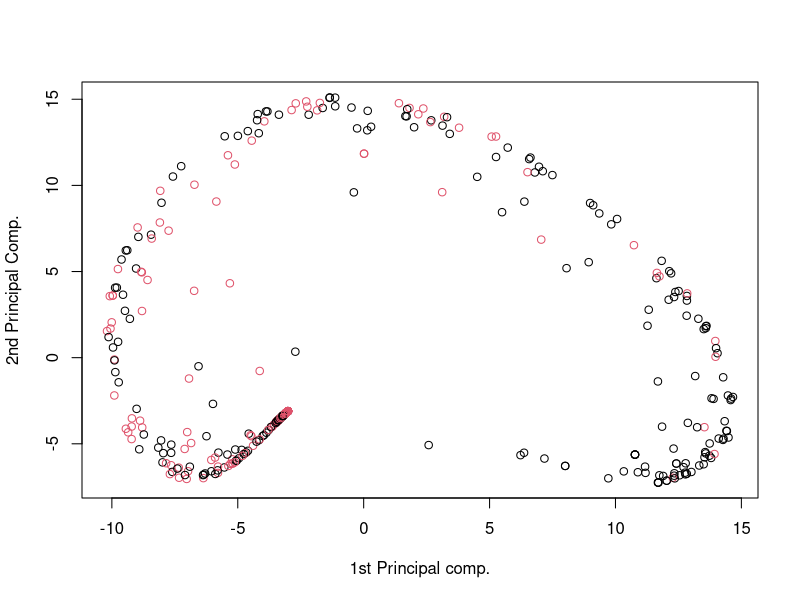
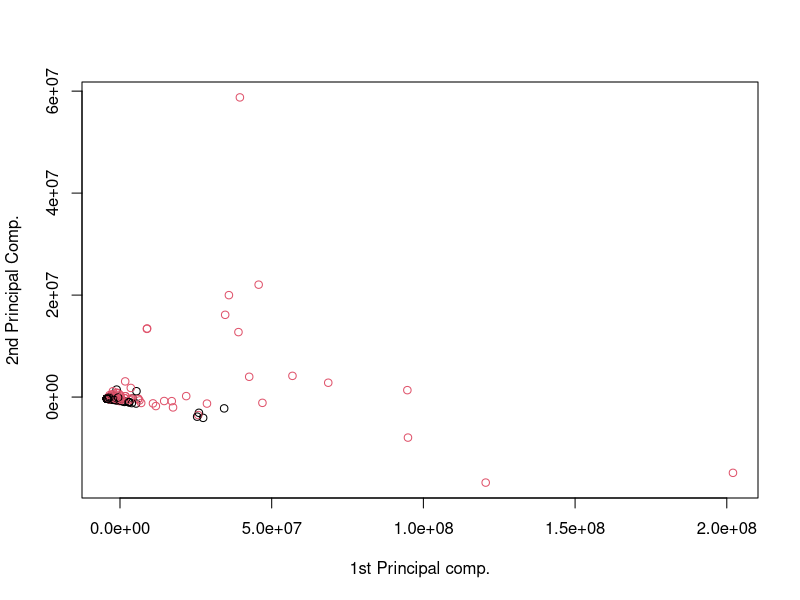
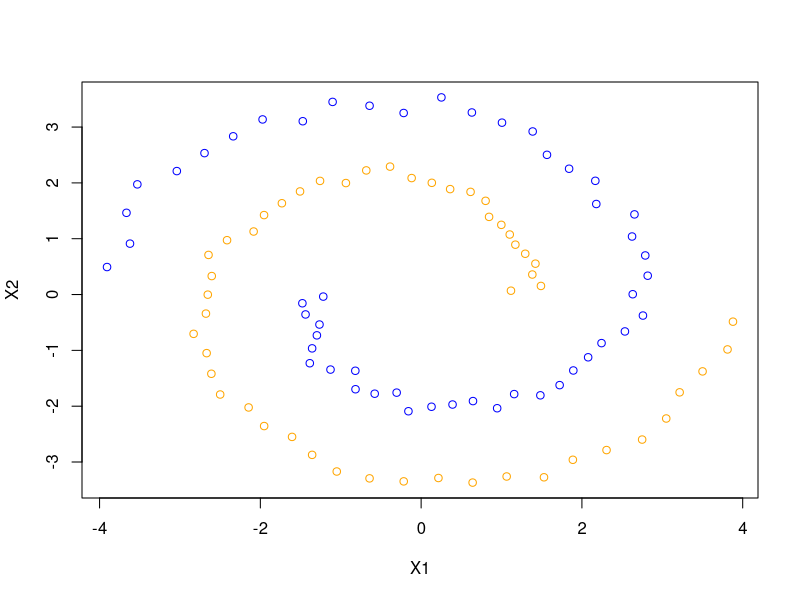
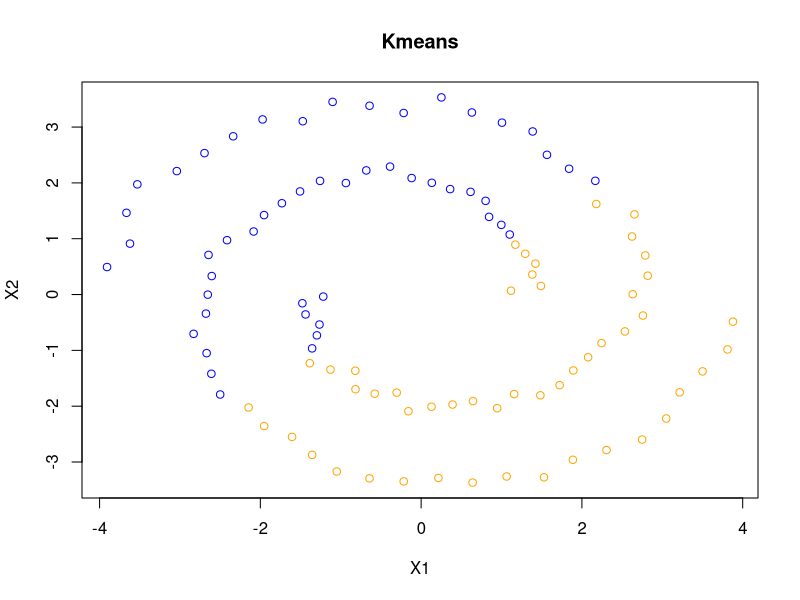
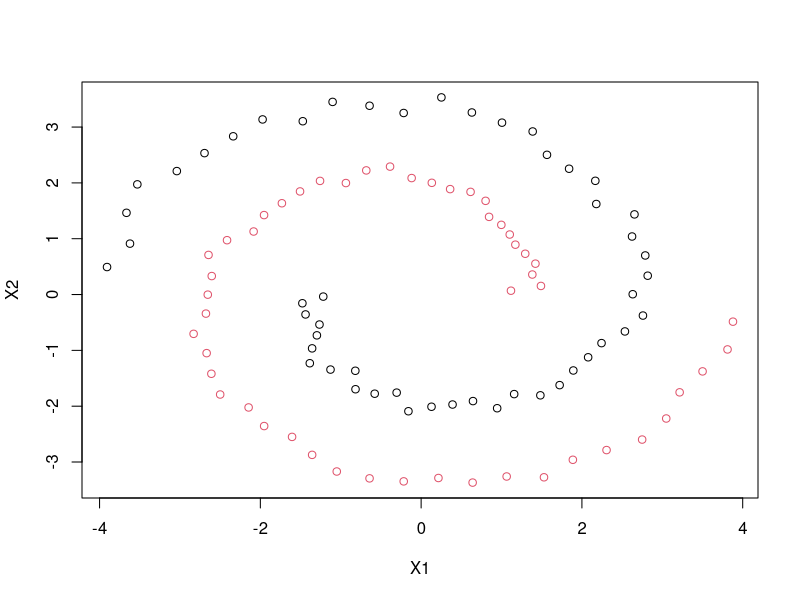

These charts were generated, in order, by the following R code:
## ---- chunk 1
knitr::opts_chunk$set(echo = TRUE)
## ---- chunk 2
library(kernlab)
library(FactoMineR)
library(tidyverse)
data(spam)
## ---- chunk 3
dim(spam)
## ---- chunk 4
train <- sample(1:dim(spam)[1],400)
kpc <- kpca(~.,data = spam[train,-58],kernel="rbfdot",kpar=list(sigma=0.001),features=2)
kpcv <- pcv(kpc)
plot(rotated(kpc),col=as.integer(spam[train,58]),xlab="1st Principal comp.", ylab="2nd Principal Comp.")

kpc <- kpca(~.,data = spam[train,-58],kernel="polydot",kpar=list(degree=2),features=2)
kpcv <- pcv(kpc)
plot(rotated(kpc),col=as.integer(spam[train,58]),xlab="1st Principal comp.", ylab="2nd Principal Comp.")
## ---- chunk 5

## ---- chunk 6
library(mlbench)
set.seed(111)
obj <- mlbench.spirals(100,1,0.025)
my.data <- data.frame(4*obj$x)
names(my.data) <- c("X1","X2")
#plot(my.data)
#plot(my.data,col=c("orange","bleu")[obj$classes])
#my.data<-as.matrix(my.data)
plot(my.data,col=c("orange","blue")[obj$classes])
plot(my.data,col=c("orange","blue")[kmeans(my.data,2)$cluster],main="Kmeans")

## ---- chunk 7
dim(my.data)
## ---- chunk 8
sigma2<-1#zi ji xuan de, xiang yi ge fa zhi yi yang, xiang dang yu jue ding liang dian zhi jian de ju li
K<-exp(-as.matrix(dist(my.data))^2/sigma2)
#sum(K>0.1)


#8. Perform spectral clustering using kernlab function specc
specc(as.matrix(K),,centers=2)->cluster
plot(my.data,col=cluster)
## ---- chunk 9
A<-K>0.5
diag(A)<-0
D<-diag(colSums(A))
L<-D-A
eigen(L)$values#最后两个几乎为0，两个主成分

## ---- chunk 10

## ---- chunk 11

## ---- chunk 12
